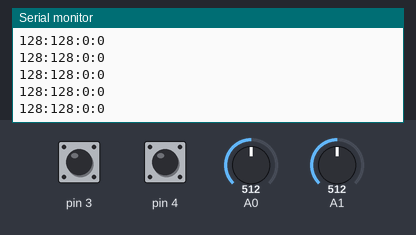
The sketch below on a simulated Arduino Uno, built with avr-gcc and run on an emulated ATmega328P. On the bench: the last lines printed to the serial monitor. The inputs (shaded band) are chosen by the test bench; at power-on: A0 = 512, pin 3 HIGH, pin 4 HIGH, A1 = 512.

Above: at 4.2 s.
4.3 s: A0 set to 386
At 4.33 s:
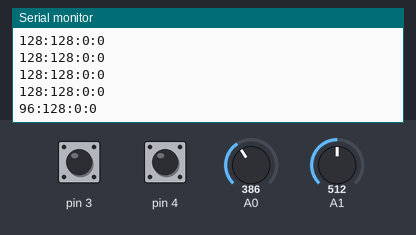
7.3 s: A0 set to 417
At 7.32 s:
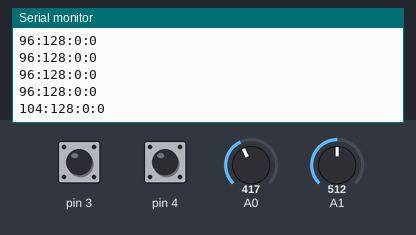
Timing chart, 0 to 10.3 s (numbered marks = the images above; inputs shaded):
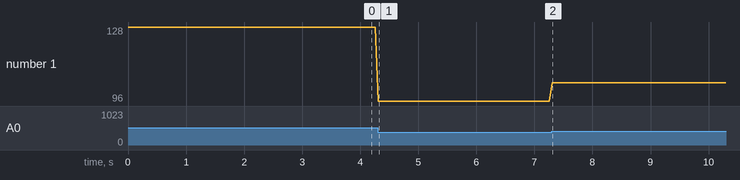

Measured:
- after the input at 4.3 s, the serial monitor: prints a new line at once (image 1)
- after the input at 7.3 s, the serial monitor: prints a new line at once (image 2)
- plotted number 1: 128 → 96 after the input at 4.3 s, 96 → 104 after the input at 7.3 s

The sketch:

JoystickGameInput.ino
```cpp
/**
 * @file - JoystickGameInput.ino
 * @author - justin.venegas@gmail.com
 * Read Joystick X,Y axes & Trigger, Thumb buttons [x,y,trigger,thumb]
 * Send data over wire
 * Example data - 186:205:1:0
 */
int scaler = 4;

void setup() {
  Serial.begin(9600);
  pinMode(3, INPUT_PULLUP);
  pinMode(4, INPUT_PULLUP);
}

void loop() {
  getValues();
  delay(50);
}

void getValues() {
  byte xAxisAnalog = (analogRead(A0)/scaler);
  byte yAxisAnalog = (analogRead(A1)/scaler);

  byte button1Analog = !digitalRead(3);
  byte button2Analog = !digitalRead(4);

  Serial.print(xAxisAnalog);
  Serial.print(":");
  Serial.print(yAxisAnalog);
  Serial.print(":");
  Serial.print(button1Analog);
  Serial.print(":");
  Serial.print(button2Analog);
  Serial.println();
}
```
